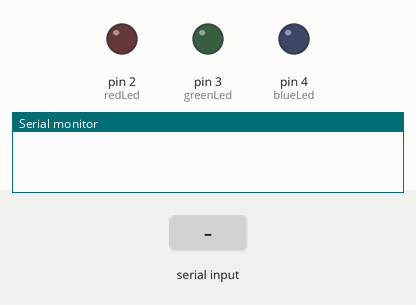
Recording of a sketch running on a simulated Arduino Uno, built with avr-gcc and run on an emulated ATmega328P. On the bench: output pins drawn as LEDs (lit = HIGH), the last lines printed to the serial monitor. The inputs (shaded band) are chosen by the test bench.

Above: at 1.2 s.
1.3 s: "red" received over Serial
At 2.5 s:
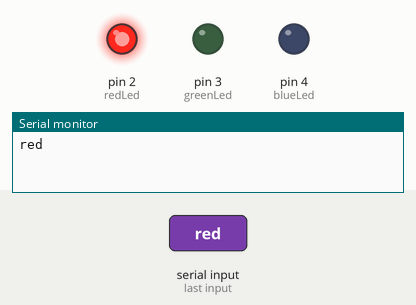
2.8 s: "green" received over Serial
At 3.4 s:
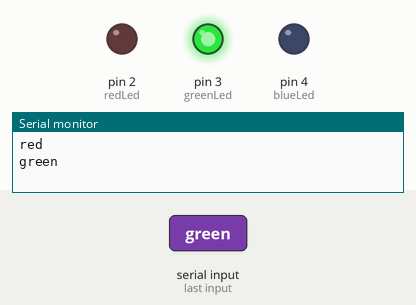
4.3 s: "blue" received over Serial
At 5.4 s:
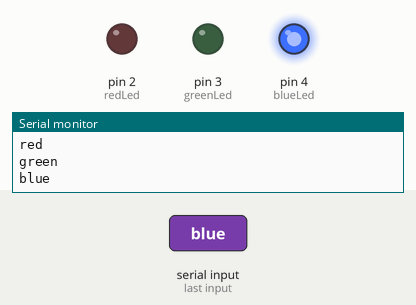
Timing chart, 0 to 7.3 s (numbered marks = the images above; inputs shaded):
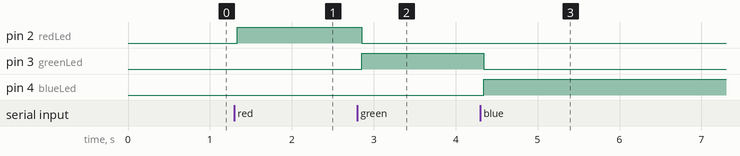

The sketch:

serialColor.ino
```cpp
int redLed = 2;
int greenLed = 3;
int blueLed = 4;

void setup() {
  pinMode(redLed, OUTPUT);
  pinMode(greenLed, OUTPUT);
  pinMode(blueLed, OUTPUT);

  Serial.begin(9600);
}

void loop() {

  String content = "";
  char character;

  while(Serial.available()) {
    character = Serial.read();
    content.concat(character);
    delay(10);
  }
  if (content != "") {
    Serial.println(content);
    if (content == "red") {
      digitalWrite(redLed, HIGH);
      digitalWrite(greenLed, LOW);
      digitalWrite(blueLed, LOW);
    } else if (content == "green") {
      digitalWrite(redLed, LOW);
      digitalWrite(greenLed, HIGH);
      digitalWrite(blueLed, LOW);
    } else if (content == "blue") {
      digitalWrite(redLed, LOW);
      digitalWrite(greenLed, LOW);
      digitalWrite(blueLed, HIGH);
    }
  }
}
```

Measured:
- after the input at 1.3 s, pin 2 (redLed): LOW → HIGH at once
- after the input at 2.8 s, pin 2 (redLed): HIGH → LOW after 0.05 s; pin 3 (greenLed): LOW → HIGH after 0.05 s
- after the input at 4.3 s, pin 3 (greenLed): HIGH → LOW at once; pin 4 (blueLed): LOW → HIGH at once
